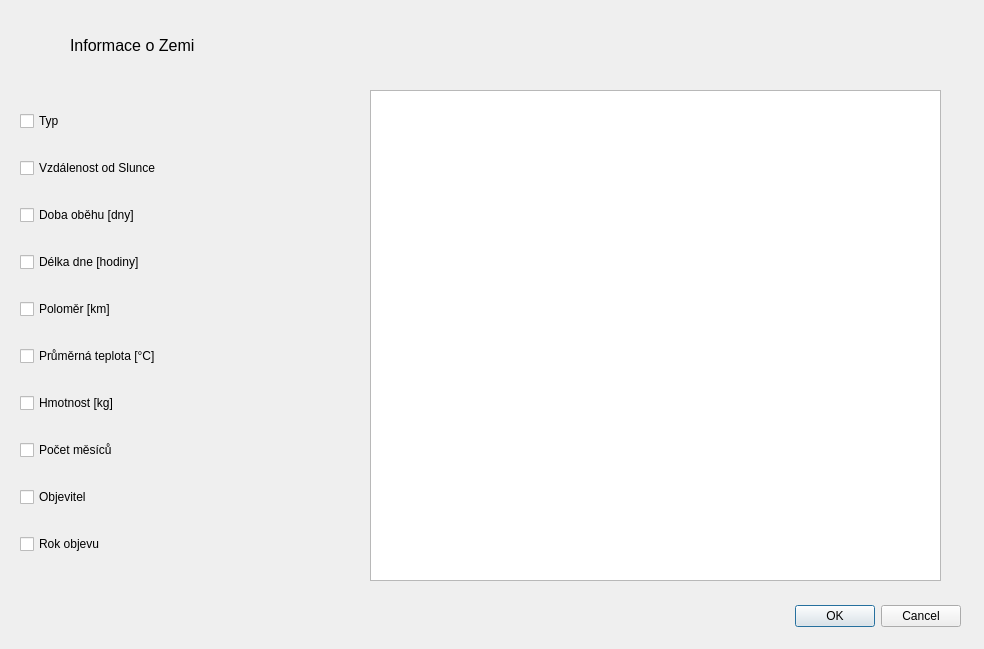
<?xml version="1.0" encoding="UTF-8"?>
<ui version="4.0">
 <class>DialogZeme</class>
 <widget class="QDialog" name="DialogZeme">
  <property name="geometry">
   <rect>
    <x>0</x>
    <y>0</y>
    <width>984</width>
    <height>649</height>
   </rect>
  </property>
  <property name="windowTitle">
   <string>Dialog</string>
  </property>
  <widget class="QDialogButtonBox" name="buttonBox">
   <property name="geometry">
    <rect>
     <x>620</x>
     <y>600</y>
     <width>341</width>
     <height>32</height>
    </rect>
   </property>
   <property name="orientation">
    <enum>Qt::Horizontal</enum>
   </property>
   <property name="standardButtons">
    <set>QDialogButtonBox::Cancel|QDialogButtonBox::Ok</set>
   </property>
  </widget>
  <widget class="QWidget" name="verticalLayoutWidget">
   <property name="geometry">
    <rect>
     <x>20</x>
     <y>90</y>
     <width>301</width>
     <height>491</height>
    </rect>
   </property>
   <layout class="QVBoxLayout" name="verticalLayout">
    <item>
     <widget class="QCheckBox" name="checkBox_2">
      <property name="text">
       <string>Typ</string>
      </property>
     </widget>
    </item>
    <item>
     <widget class="QCheckBox" name="checkBox_4">
      <property name="text">
       <string>Vzdálenost od Slunce</string>
      </property>
     </widget>
    </item>
    <item>
     <widget class="QCheckBox" name="checkBox_5">
      <property name="text">
       <string>Doba oběhu [dny]</string>
      </property>
     </widget>
    </item>
    <item>
     <widget class="QCheckBox" name="checkBox_8">
      <property name="text">
       <string>Délka dne [hodiny]</string>
      </property>
     </widget>
    </item>
    <item>
     <widget class="QCheckBox" name="checkBox_9">
      <property name="text">
       <string>Poloměr [km]</string>
      </property>
     </widget>
    </item>
    <item>
     <widget class="QCheckBox" name="checkBox_7">
      <property name="text">
       <string>Průměrná teplota [°C]</string>
      </property>
     </widget>
    </item>
    <item>
     <widget class="QCheckBox" name="checkBox_10">
      <property name="text">
       <string>Hmotnost [kg]</string>
      </property>
     </widget>
    </item>
    <item>
     <widget class="QCheckBox" name="checkBox_6">
      <property name="text">
       <string>Počet měsíců</string>
      </property>
     </widget>
    </item>
    <item>
     <widget class="QCheckBox" name="checkBox_3">
      <property name="text">
       <string>Objevitel</string>
      </property>
     </widget>
    </item>
    <item>
     <widget class="QCheckBox" name="checkBox">
      <property name="text">
       <string>Rok objevu</string>
      </property>
     </widget>
    </item>
   </layout>
  </widget>
  <widget class="QLabel" name="label">
   <property name="geometry">
    <rect>
     <x>70</x>
     <y>30</y>
     <width>221</width>
     <height>31</height>
    </rect>
   </property>
   <property name="text">
    <string>&lt;html&gt;&lt;head/&gt;&lt;body&gt;&lt;p&gt;&lt;span style=&quot; font-size:12pt;&quot;&gt;Informace o Zemi&lt;/span&gt;&lt;/p&gt;&lt;/body&gt;&lt;/html&gt;</string>
   </property>
  </widget>
  <widget class="QTableView" name="tableViewZeme">
   <property name="geometry">
    <rect>
     <x>370</x>
     <y>90</y>
     <width>571</width>
     <height>491</height>
    </rect>
   </property>
  </widget>
 </widget>
 <resources/>
 <connections>
  <connection>
   <sender>buttonBox</sender>
   <signal>accepted()</signal>
   <receiver>DialogZeme</receiver>
   <slot>accept()</slot>
   <hints>
    <hint type="sourcelabel">
     <x>248</x>
     <y>254</y>
    </hint>
    <hint type="destinationlabel">
     <x>157</x>
     <y>274</y>
    </hint>
   </hints>
  </connection>
  <connection>
   <sender>buttonBox</sender>
   <signal>rejected()</signal>
   <receiver>DialogZeme</receiver>
   <slot>reject()</slot>
   <hints>
    <hint type="sourcelabel">
     <x>316</x>
     <y>260</y>
    </hint>
    <hint type="destinationlabel">
     <x>286</x>
     <y>274</y>
    </hint>
   </hints>
  </connection>
 </connections>
</ui>
